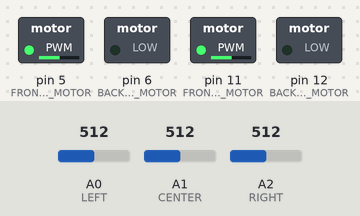
Bench run of a sketch on a simulated Arduino Uno, built with avr-gcc and run on an emulated ATmega328P. Parts: switched loads named in the sketch (green lamp = pin HIGH). The inputs (shaded band) are chosen by the test bench; at power-on: A0 (LEFT) = 512, A1 (CENTER) = 512, A2 (RIGHT) = 512.

Above: at 0.1 s.
At 1.6 s:
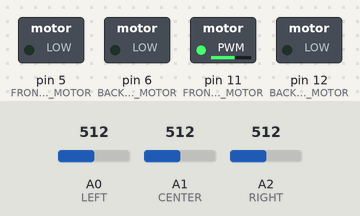
At 3.1 s:
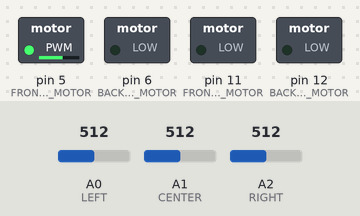
At 4.6 s:
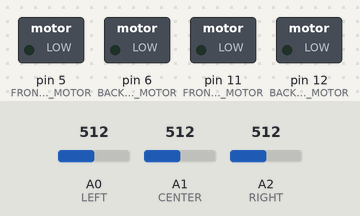
Timing chart, 0 to 6.1 s (numbered marks = the images above):
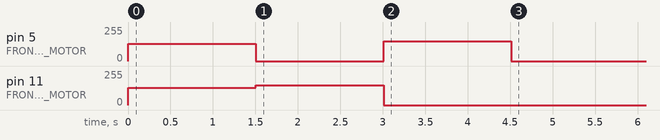

The sketch:

car_line_track_ver5.ino
```cpp
    #include <SoftwareSerial.h>


    /* 피에조 스피커 */
    #define PIEZO 8  //PIEZO


    #define FRONT_RIGHT_MOTOR  5  //motor ONE  PWM
    #define BACK_RIGHT_MOTOR  6

    #define FRONT_LEFT_MOTOR  11    //motor TWO
    #define BACK_LEFT_MOTOR  12


    #define LEFT     A0
    #define CENTER   A1
    #define RIGHT    A2

    #define SPEED 130       //150 (LOW) ,80 (HIGH)
    #define LEFT_SPEED 150  // 220 (LOW),95 (HIGH)

    #define LINE_SENSOR  850


    int long_speed  = 5;


        void setup()
        {
          Serial.begin(9600);

          pinMode(FRONT_RIGHT_MOTOR, OUTPUT);
          pinMode(BACK_RIGHT_MOTOR, OUTPUT);
          pinMode(FRONT_LEFT_MOTOR, OUTPUT);
          pinMode(BACK_LEFT_MOTOR, OUTPUT);

         Forward();
         delay(1500);
         Leftward();
         delay(1500);
         Rightward();
         delay(1500);
         Stop();
         delay(1000);

        }

        void loop()
        {

         if(analogRead(RIGHT) > LINE_SENSOR  && analogRead(CENTER) > LINE_SENSOR && analogRead(LEFT) > LINE_SENSOR){
          // 3개의 센서가 모두 인식이 됬을 경우는 멈춰있습니다.
           //Backward();
               Stop();
          }
          else if(analogRead(LEFT) > LINE_SENSOR && analogRead(CENTER) < LINE_SENSOR && analogRead(RIGHT) < LINE_SENSOR){
          // 왼쪽 센서만 인식했을 경우 왼쪽으로 이동합니다.

            Leftward();

          }
          else if(analogRead(RIGHT) > LINE_SENSOR && analogRead(CENTER) < LINE_SENSOR &&analogRead(LEFT) < LINE_SENSOR){
          // 오른쪽 센서만 인식했을 경우 오른쪽으로 이동합니다,

            Rightward();

          }

          else if(analogRead(CENTER) > LINE_SENSOR){
          // 가운데 센서가 인식 했을 경우 앞으로 이동합니다.
            Forward();

          }

         //delay(10);
        }


        /*
         *    앞으로 이동
         */

          void Forward() {

              //Motor one
              analogWrite(FRONT_RIGHT_MOTOR, SPEED);  //125
              analogWrite(BACK_RIGHT_MOTOR, 0);

              //Motor Two
              analogWrite(FRONT_LEFT_MOTOR, SPEED); //125
              analogWrite( BACK_LEFT_MOTOR, 0);

              delay(long_speed);

          }


          /*
          *  후진으로 이동
          */
            void Backward() {
             // Motor one

              analogWrite(FRONT_RIGHT_MOTOR, 0);
              analogWrite(BACK_RIGHT_MOTOR, 150);

              // Motor Two
              analogWrite(FRONT_LEFT_MOTOR, 0);
              analogWrite(BACK_LEFT_MOTOR, 150);

              delay(long_speed);

            }


            void Rightward() {


             //Motor one
              analogWrite(FRONT_RIGHT_MOTOR, LEFT_SPEED);
              analogWrite(BACK_RIGHT_MOTOR, 0);

              //Motor Two
              analogWrite(FRONT_LEFT_MOTOR, 0);
              analogWrite(BACK_LEFT_MOTOR, 0);

            delay(long_speed);

            }


           void Leftward() {


                //Motor One
                    analogWrite(FRONT_RIGHT_MOTOR, 0);
                    analogWrite(BACK_RIGHT_MOTOR, 0);

                    //Motor Two
                    analogWrite(FRONT_LEFT_MOTOR, LEFT_SPEED);
                    analogWrite(BACK_LEFT_MOTOR, 0);

                  delay(long_speed);

           }


             void Stop() {

               // stop Motor
              digitalWrite(FRONT_RIGHT_MOTOR, LOW);
              digitalWrite(BACK_RIGHT_MOTOR, LOW);
              digitalWrite(FRONT_LEFT_MOTOR, LOW);
              digitalWrite(BACK_LEFT_MOTOR, LOW);

              delay(long_speed);

             }
```
